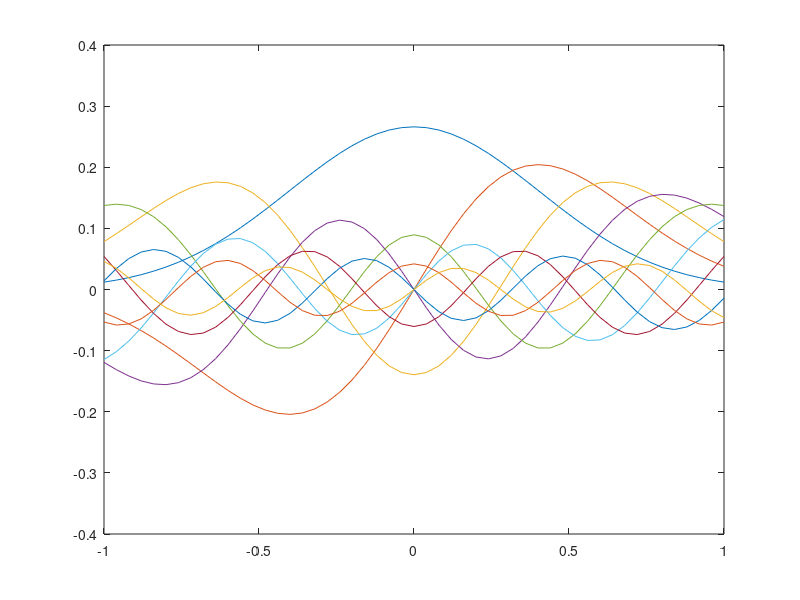
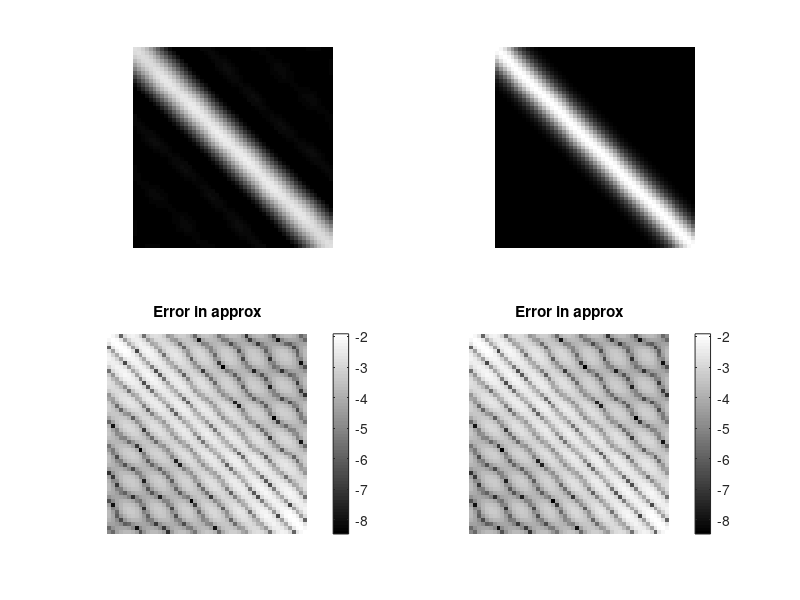

Write the MATLAB code that produced these figures, in order.
clear all; clc;

sigma = 1.0;
l = 0.15;

a = 1 / (4 * sigma^2);
b = 1 / (2 * l^2);
c = sqrt(a^2 + 2 * a * b);

epsilon = sqrt(b);
alpha = sqrt(2 * a);
beta = (1 + (2 * epsilon / alpha)^2)^0.25;
delta = sqrt(alpha^2 * (beta^2 - 1) / 2);

M = 10;
N = 51;
Q = zeros(N, M);
Q2 = zeros(N, M);
V = zeros(M, 1);
x = linspace(-1, 1, N);%4 * (rand(N, 1) - 0.5)';

tic
figure(1);
rho = alpha * exp(-alpha^2 * x.^2) / sqrt(pi);
H = zeros(N, M);
xp = alpha * beta * x;
H(:, 1) = sqrt(beta) .* exp(-delta^2 * x .* x)';%%sqrt(alpha * exp(-alpha^2 * x .* x) / sqrt(pi))' .* 
H(:, 2) = sqrt(1 / 2) * 2 * xp' .* H(:, 1);
for n = 3:M
   H(:, n) = sqrt(1 / (2 * (n - 1))) * 2 * xp' .* H(:, n - 1) - sqrt(1 / (4 * (n - 1) * (n - 2))) * 2 * (n - 2) * H(:, n - 2); 
end

Ht = zeros(N, M);
xp = alpha * beta * x;
f = sqrt(epsilon^2 / (alpha^2 + delta^2 + epsilon^2));
Ht(:, 1) = sqrt(sqrt(alpha^2 / (alpha^2 + delta^2 + epsilon^2))) * sqrt(beta) * exp(-delta^2 * x .* x)';
Ht(:, 2) = f * sqrt(1 / 2) * 2 * xp' .* Ht(:, 1);
for n = 3:M
   Ht(:, n) = f * sqrt(1 / (2 * (n - 1))) * 2 * xp' .* Ht(:, n - 1) - f^2 * sqrt(1 / (4 * (n - 1) * (n - 2))) * 2 * (n - 2) * Ht(:, n - 2); 
end

H3 = zeros(N, M);
xp = alpha * beta * x;
H3(:, 1) = exp(-x .* x / 2.0) / sqrt(sqrt(pi));
H3(:, 2) = 2 * xp' .* H3(:, 1) / sqrt(2);
for n = 3:M
   H3(:, n) = (2 * xp' .* H3(:, n - 1) - 2 * (n - 2) * H3(:, n - 2)) / sqrt((n - 1) * 2); 
end

for n = 1:M
    %%gam = sqrt(beta / (2^(n - 1) * gamma(n)));
    V(n) = sqrt(alpha^2 / (alpha^2 + delta^2 + epsilon^2)) * (epsilon^2 / (alpha^2 + delta^2 + epsilon^2))^(n - 1);

    %%Q2(:, n) = gam * H3(:, n) .* exp(-delta^2 * x .* x)';
    Q2(:, n) = H(:, n);
    %%gam * Ht(:, n) - H(:, n)
    Q(:, n) = H(:, n);
    plot(x, Q(:, n) * V(n));
    hold on;

end
hold off;
toc

T = Q * diag(sqrt(V));

Kt = T * T';
Ktt = Ht * Ht';

%Kt = Q * diag(V) * (Q');

K = zeros(N, N);
for n = 1:N
    for m = 1:N
        K(n, m) = exp(-epsilon^2 * (x(n) - x(m))^2);
    end
end

figure(2);
subplot(2, 2, 1);
imshow(Kt);

subplot(2, 2, 2);
imshow(K);

subplot(2, 2, 3);
imshow(log(abs(K - Ktt) + 1e-16), []);
colorbar();
title('Error in approx');

subplot(2, 2, 4);
imshow(log(abs(K - Kt) + 1e-16), []);
colorbar();
title('Error in approx');

Q3 = Q2 * diag(sqrt(V)) * Q2';
max(max(Q3 * Q3' / 2.0 - Kt));
max(max(Q2 * diag(V) * Q2' - Kt));
